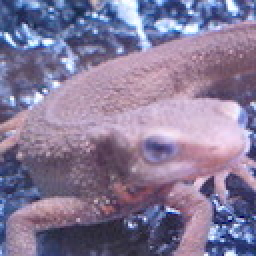
#> input picture Question_11_20/image_11_20/imori.jpg, 128 x 128 px, found by its file name (shown 2 times larger)
$ python q53.py   (older library calls are emulated)
#> lines starting #> are read from the running program, lines starting #| are printed output that depends on the picture; after the words box and inside, x2 and y2 are one past the last pixel; in counts of white or black regions, pixels touching at a corner belong together
import cv2
import numpy as np

def Otsu2(_img):
    th = 0
    max_b = 0
    th_max = 0

    for th in range(255):
        H, W = _img.shape
        img = _img.copy()
        img[img >= th] = 255
        img[img < th] = 0

        img0 = img[img == 0]
        img1 = img[img == 255]

        w0 = len(img0)
        w1 = len(img1)

        m0 = np.mean(img0)
        m1 = np.mean(img1)

        b2 = w0*w1/((w0+w1)**2) * ((m0 - m1)**2)
        if b2 > max_b:
            max_b = b2
            th_max = th
            out = img

    print(th_max)

    out = out.astype(np.uint8)
    return out

def MorphologyDilate(_img2, count = 3):
    H,W = _img2.shape
    out = _img2.copy()

    for n in range(count):
        for y in range(H):
            for x in range(W):
                dy1, dy2, dx1 , dx2 = -1, 1, -1, 1
                if y == 0:
                    dy1 = 0
                if y == H-1:
                    dy2 = 0
                if x == 0:
                    dx1 = 0
                if x == W-1:
                    dx2 = 0

                if _img2[y+dy1][x] == 255 or _img2[y][x+dx1] == 255 or _img2[y][x+dx2] == 255 or _img2[y+dy2][x] == 255:
                    out[y][x] = 255

    out = out.astype(np.uint8)
    return out

def MorphologyErode(_img2, count = 3):
    H,W = _img2.shape
    out = _img2.copy()

    for n in range(count):
        for y in range(H):
            for x in range(W):
                dy1, dy2, dx1 , dx2 = -1, 1, -1, 1
                if y == 0:
                    dy1 = 0
                if y == H-1:
                    dy2 = 0
                if x == 0:
                    dx1 = 0
                if x == W-1:
                    dx2 = 0

                if _img2[y+dy1][x] == 0 or _img2[y][x+dx1] == 0 or _img2[y][x+dx2] == 0 or _img2[y+dy2][x] == 0:
                    out[y][x] = 0

    out = out.astype(np.uint8)
    return out


img = cv2.imread("./image_51_60/imori.jpg").astype(np.float)
gray_img = 0.2126 * img[..., 2] + 0.7152 * img[..., 1] + 0.0722 * img[..., 0]
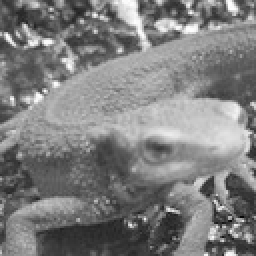
#> gray_img: shape (128, 128) float64 (shown 2 times larger); min 6.71, max 254.4, mean 126.7
img2 = Otsu2(gray_img)
#> the loop in Otsu2, `for th in range(255):` made 255 passes
#> (img0, w0, w1, m0, b2, max_b) on passes 8, 9, 22, 24, 25, 27, 30, 31, 32, 33: ([0], 1, 16383, 0, 3.97, 3.97), ([0, 0, 0], 3, 16381, 0, 11.9, 11.9), ([0, 0, 0, 0], 4, 16380, 0, 15.87, 15.87), ([0, 0, 0, 0, 0], 5, 16379, 0, 19.84, 19.84), ([0, 0, 0, 0, 0, 0], 6, 16378, 0, 23.8, 23.8), ([0, 0, 0, 0, 0, 0, 0], 7, 16377, 0, 27.77, 27.77), ([0, 0, 0, 0, 0, 0, 0, 0], 8, 16376, 0, 31.73, 31.73), ([0, 0, 0, 0, 0, 0, 0, 0, 0], 9, 16375, 0, 35.7, 35.7), ([0, 0, 0, 0, 0, 0, 0, 0, 0, 0], 10, 16374, 0, 39.66, 39.66), ([0, 0, 0, 0, 0, 0, 0, 0, 0, 0, 0], 11, 16373, 0, 43.63, 43.63)
#> (w0, w1, m0, b2, max_b) on passes 36 to 41: (17, 16367, 0, 67.4, 67.4), (19, 16365, 0, 75.32, 75.32), (25, 16359, 0, 99.07, 99.07), (33, 16351, 0, 130.7, 130.7), (39, 16345, 0, 154.4, 154.4), (49, 16335, 0, 193.9, 193.9)
#> after the loop in Otsu2, `for th in range(255):`:
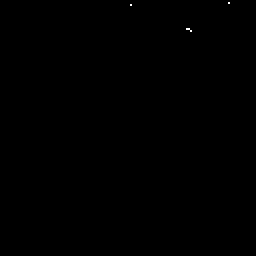
#> img: shape (128, 128) float64 (shown 2 times larger); 0.03% white in thin lines or dots, all inside (x1, y1, x2, y2) = (65, 1, 115, 16)
#> after the loop in Otsu2, `for th in range(255):`:
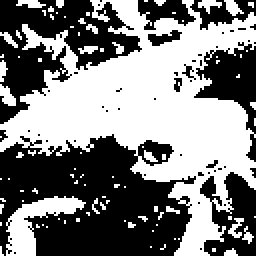
#> out: shape (128, 128) float64 (shown 2 times larger); 50% white; 91 white regions (79 under 20 px), largest, box (x1, y1, x2, y2) and area: (0, 0, 128, 128) 7010, (3, 98, 43, 128) 488, (0, 42, 8, 53) 54
#| 126
cv2.imshow("result", img2)
cv2.waitKey(0)
cv2.destroyWindow("result")

img1 = MorphologyDilate(img2)
#> after the loop in MorphologyDilate, `for n in range(count):`:
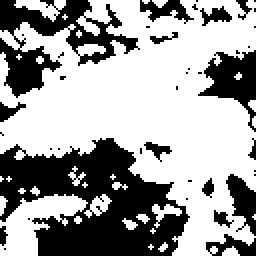
#> out: shape (128, 128) (shown 2 times larger); 62.6% white; 40 black regions (25 under 20 px), largest, box (x1, y1, x2, y2) and area: (0, 69, 95, 128) 3290, (0, 0, 70, 49) 1307, (99, 25, 128, 66) 547
img_C = MorphologyErode(img1)
#> after the loop in MorphologyErode, `for n in range(count):`:
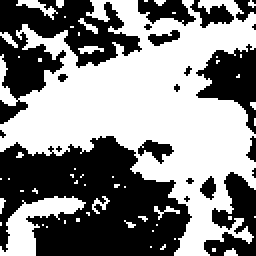
#> out: shape (128, 128) (shown 2 times larger); 52.8% white; 22 black regions (11 under 20 px), largest, box (x1, y1, x2, y2) and area: (0, 68, 96, 128) 3845, (0, 0, 71, 62) 1835, (98, 22, 128, 67) 683

img_ans = img_C - img2
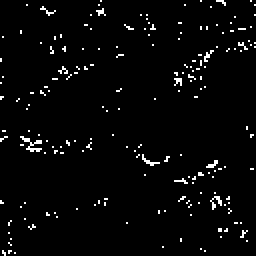
#> img_ans: shape (128, 128) (shown 2 times larger); 2.9% white in thin lines or dots
print(img_ans)
#> (printed output is left out)

cv2.imwrite("./image_51_60/answer53.jpg",img_ans)
cv2.imshow("result", img_ans)
cv2.waitKey(0)
cv2.destroyAllWindows()
